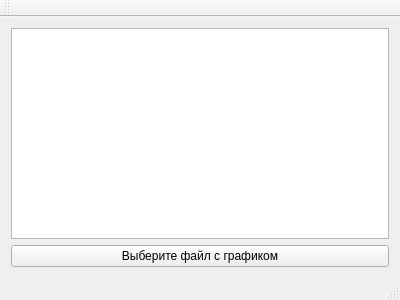
<?xml version="1.0" encoding="UTF-8"?>
<ui version="4.0">
 <class>MainWindow</class>
 <widget class="QMainWindow" name="MainWindow">
  <property name="geometry">
   <rect>
    <x>0</x>
    <y>0</y>
    <width>400</width>
    <height>300</height>
   </rect>
  </property>
  <property name="windowTitle">
   <string>MainWindow</string>
  </property>
  <widget class="QWidget" name="centralWidget">
   <layout class="QGridLayout" name="gridLayout">
    <item row="0" column="0">
     <layout class="QVBoxLayout" name="verticalLayout">
      <item>
       <widget class="QGraphicsView" name="m_imageView"/>
      </item>
      <item>
       <widget class="QPushButton" name="m_selectFile">
        <property name="text">
         <string>Выберите файл с графиком</string>
        </property>
       </widget>
      </item>
     </layout>
    </item>
   </layout>
  </widget>
  <widget class="QMenuBar" name="menuBar">
   <property name="geometry">
    <rect>
     <x>0</x>
     <y>0</y>
     <width>400</width>
     <height>20</height>
    </rect>
   </property>
  </widget>
  <widget class="QToolBar" name="mainToolBar">
   <attribute name="toolBarArea">
    <enum>TopToolBarArea</enum>
   </attribute>
   <attribute name="toolBarBreak">
    <bool>false</bool>
   </attribute>
  </widget>
  <widget class="QStatusBar" name="statusBar"/>
 </widget>
 <layoutdefault spacing="6" margin="11"/>
 <resources/>
 <connections/>
</ui>
